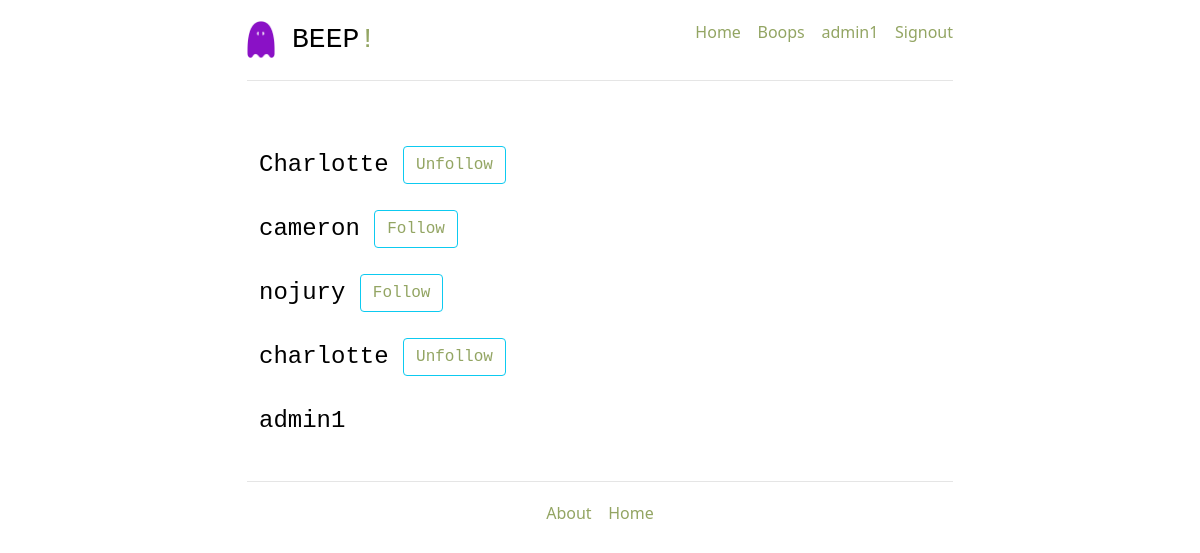
Screenshot of /users/ (signed in) with the database file from the repository.
### project/models.py (models this page shows, shortened)
class User(db.Model):
    __tablename__ = 'users'
    id = db.Column(db.Integer, primary_key=True)
    name = db.Column(db.String, unique=True, nullable=False)
    email = db.Column(db.String, unique=True, nullable=False)
    password = db.Column(db.String, nullable=False)
    jury = db.Column(db.String, nullable=False, default=False)
    tweets = db.relationship('Tweet', back_populates='poster')
    role = db.Column(db.String, default='user')
    comments = db.relationship('Comment', back_populates='poster', passive_deletes=True)
    likes = db.relationship('Like', back_populates='liker', passive_deletes=True)
    @classmethod
    def is_following(cls, who_id, whom_id):
        whom_ids = db.session.query(Follower.whom_id).filter_by(who_id=who_id).all()
        whom_ids = [i[0] for i in whom_ids]
        if whom_id in whom_ids:
            return True
        else:
            return False

### project/users/views.py (the view)
@users_blueprint.route('/users/')
@login_required
def all_users():
    users = db.session.query(User).all()
    return render_template('users.html', users=users)

### project/users/views.py (called while the page is built)
def login_required(test):
    @wraps(test)
    def wrap(*args, **kwargs):
        if 'logged_in' in session:
            return test(*args, **kwargs)
        else:
            flash('You need to login first')
            return (redirect(url_for('users.login')))
    return wrap

### project/templates/users.html (shortened to what this page needs)
{% extends '_base.html' %}
{% block content %}
<div class="row marketing">
    {% for user in users %}
    <div class="media">
        <div class="media-left">
        </div>
        <div class="media-body">
            <h4 class="media-heading">{{ user.name }}
                {% if user.name == session.name %}
                </h4>
                {% elif user.is_following(session.user_id, user.id) %}
                <a class="btn btn-info btn-xs" href="{{ url_for('tweets.unfollow_user', user_id=user.id )}}">Unfollow</a></h4>
                {% else %}
                <a class="btn btn-info btn-xs" href="{{ url_for('tweets.follow_user', user_id=user.id )}}">Follow</a></h4>
                {% endif %}
        </div>
    </div>
    {% endfor %}
</div>
{% endblock content %}

### project/templates/_base.html (shortened to what this page needs)
<!DOCTYPE html>
<html lang="en">
<head>
  <link href="{{ url_for('static', filename='css/bootstrap.min.css' )}}" rel="stylesheet">
  <link href="{{ url_for('static', filename='css/main.css' )}}" rel="stylesheet">
  <link href="{{ url_for('static', filename='css/ie10-viewport-bug-workaround.css' )}}" rel="stylesheet">
  <link href="{{ url_for('static', filename='css/jumbotron-narrow.css' )}}" rel="stylesheet">
</head>
<body>
  <div class="container">
    <div class="header clearfix">
      <nav>
        <ul class="nav nav-pills pull-right" style = "float: right;">
          {% if session.logged_in %}
          <li><a href="/">Home</a></li>&nbsp;&nbsp;&nbsp;&nbsp;
          <li><a href="/tweets/">Boops</a></li>&nbsp;&nbsp;&nbsp;&nbsp;
          <li><a href="{{ url_for('users.all_users') }}"">{{ session.name }}</a></li>&nbsp;&nbsp;&nbsp;&nbsp;
          {% endif %}
          {% if not session.logged_in %}
          {% block signin_form %}{% endblock signin_form %}
          {% else %}
          <li role=" presentation"><a href="{{ url_for('users.logout') }}">Signout</a></li>
          {% endif %}
        </ul>
      </nav>
      <h3><img src="../static/img/Beep_Logo.png" alt="Beep Logo" style="width: 4%; height: auto;"> BEEP<span class = "exclamation">!</span></h3>
    </div>
    {% block content %}
    {% endblock content %}
    <footer class="footer">
      <p><a href="/about">About</a>&nbsp;&nbsp;&nbsp;&nbsp;<a href="/">Home</a></p>
    </footer>
  </div>
</body>
</html>

### project/static/css/jumbotron-narrow.css (style rules this page uses)
body { padding-top: 20px; padding-bottom: 20px; }
.header, .marketing, .footer { padding-right: 15px; padding-left: 15px; }
.header { padding-bottom: 20px; border-bottom: 1px solid #e5e5e5; }
.header h3 { margin-top: 0; margin-bottom: 0; line-height: 40px; color: black; font-family: 'Courier New'; }
img { width: 50%; height: auto; }
.footer { padding-top: 19px; color: #777; border-top: 1px solid #e5e5e5; text-align: center; }
@media (min-width: 768px) { .container { max-width: 730px; } }
.marketing { margin: 40px 0; }
@media screen and (min-width: 768px) { .header, .marketing, .footer { padding-right: 0; padding-left: 0; } }
@media screen and (min-width: 768px) { .header { margin-bottom: 30px; } }
a:link { color: #93a563; background-color: transparent; text-decoration: none; }
.exclamation { color: #93a563; font-family: 'Courier New', Courier, monospace; }
h4 { margin-top: 0; margin-bottom: 0; line-height: 40px; color: black; font-family: 'Courier New'; font-size: 20; }

### rows the page displays
User: name "admin1"
User: name "Charlotte"
User: name "cameron"
User: name "nojury"
User: name "charlotte"
